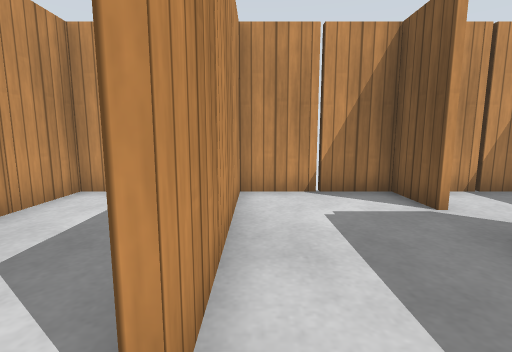
view 1 (above)

24 first-person views from a walk through a world built for the Gazebo simulator. The camera is 0.68 m above the floor, tilts 8° down and sees 85° across. The floor is counted in squares, 0.5 m on a side. Each view is taken from the middle of a square. On the plan, view 1 faces up. The plan holds only what a view shows up to about 13 squares ahead; the rest is blank. Gazebo's built-in surfaces are drawn with simple patterns.

view 2
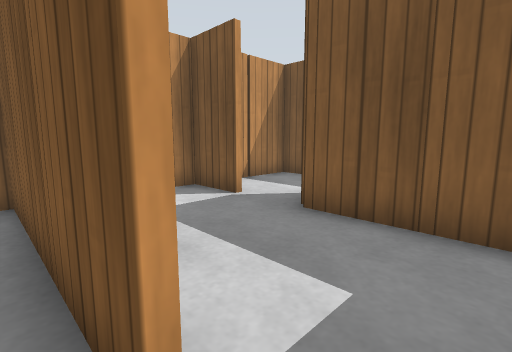

view 3
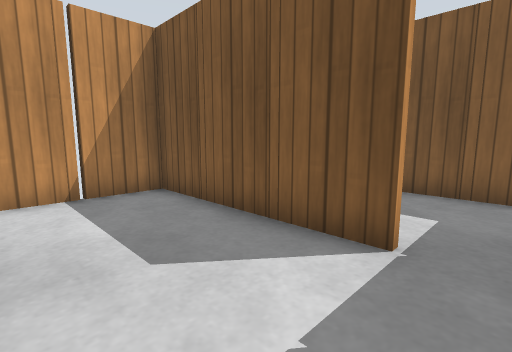

view 4
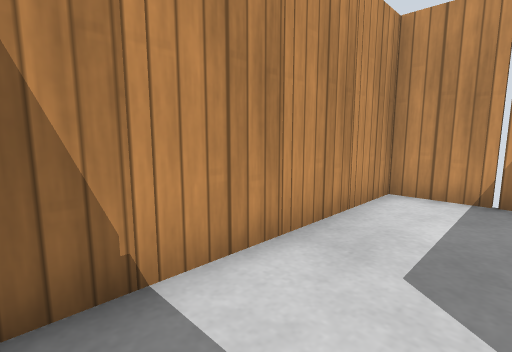

view 5
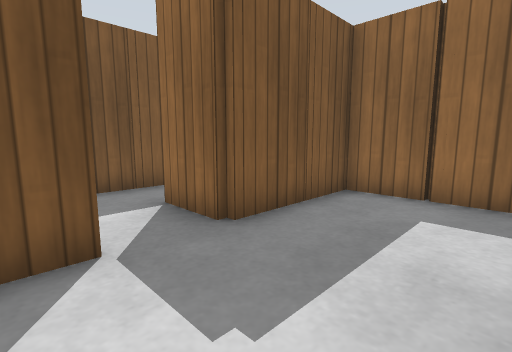

view 6
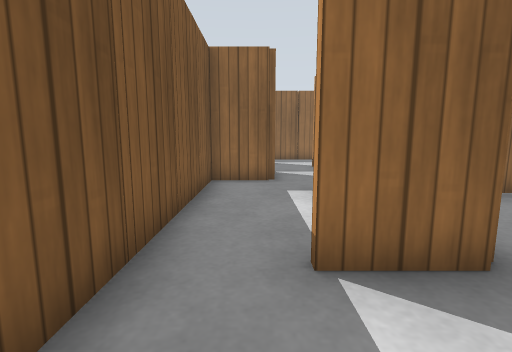

view 7
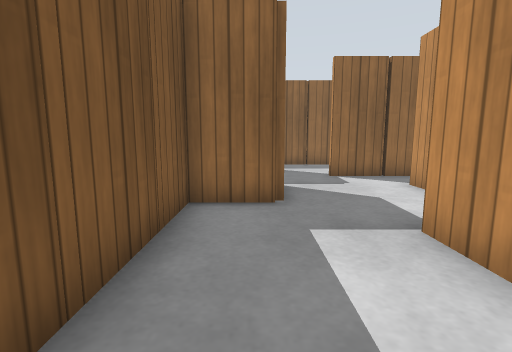

view 8
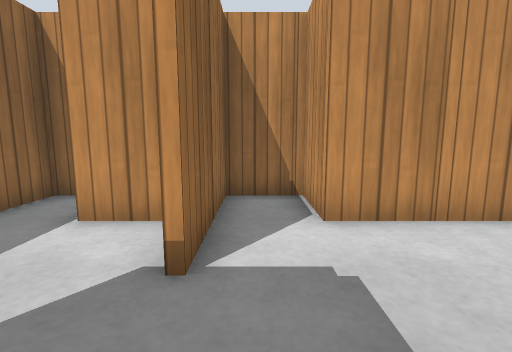

view 9
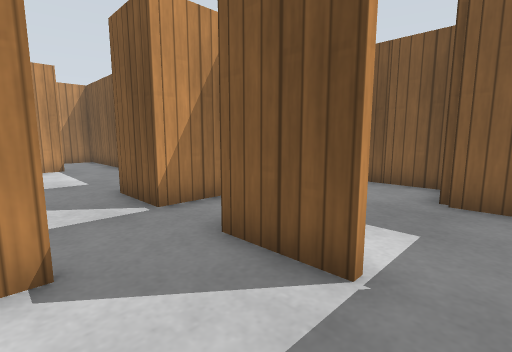

view 10
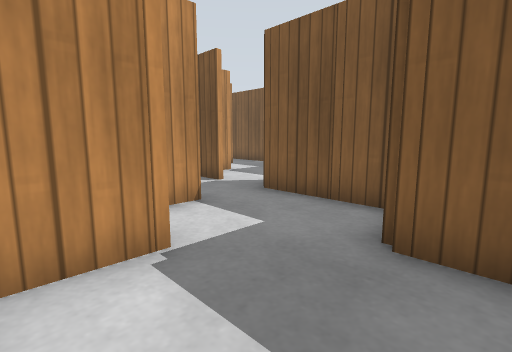

view 11
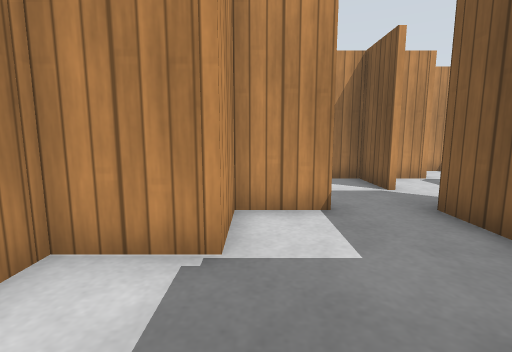

view 12
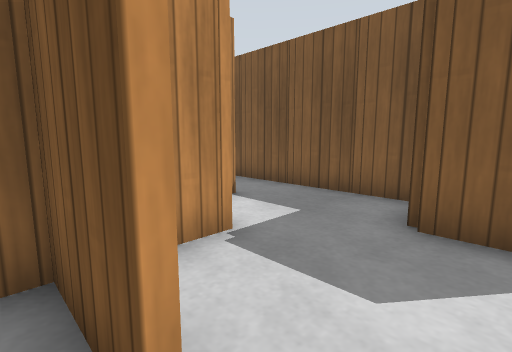

view 13
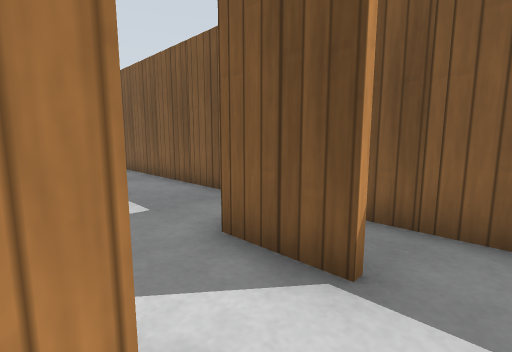

view 14
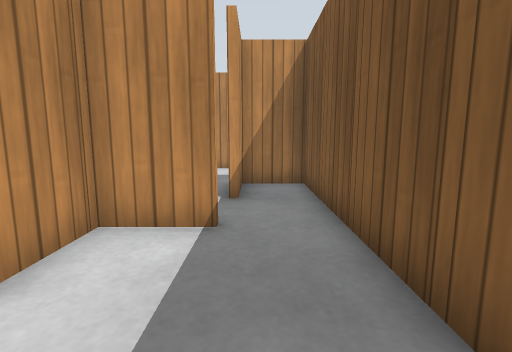

view 15
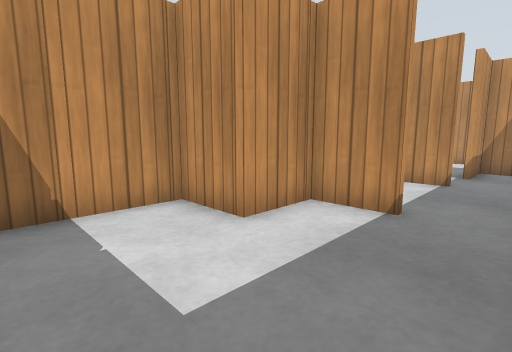

view 16
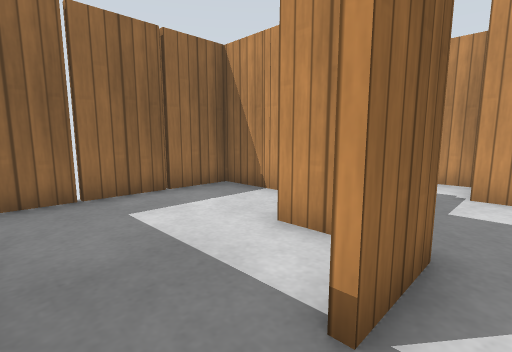

view 17
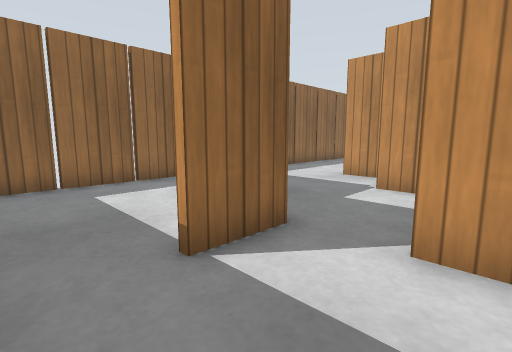

view 18
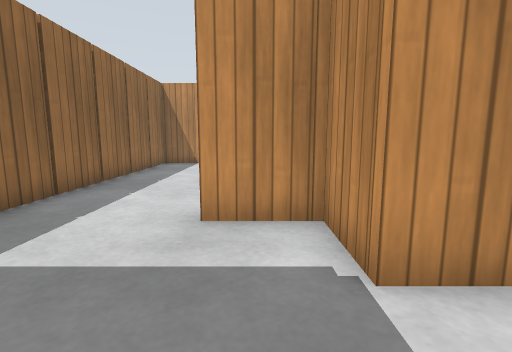

view 19
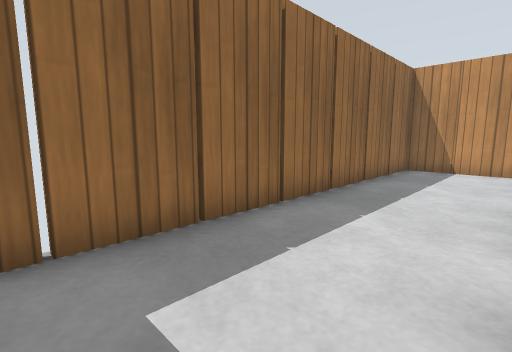

view 20
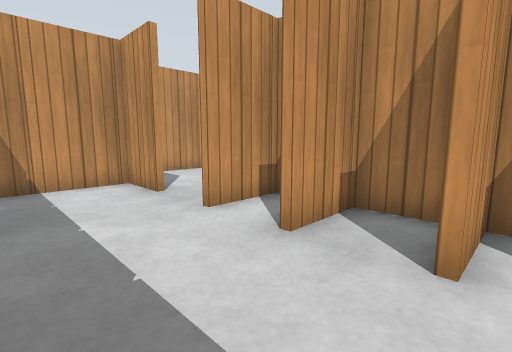

view 21
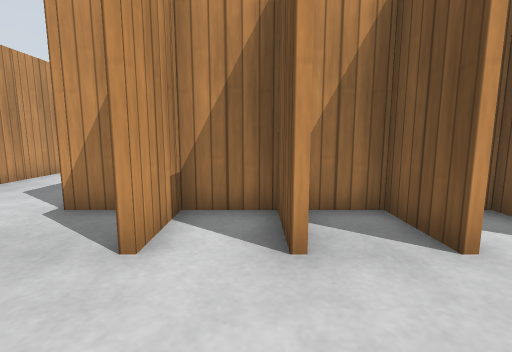

view 22
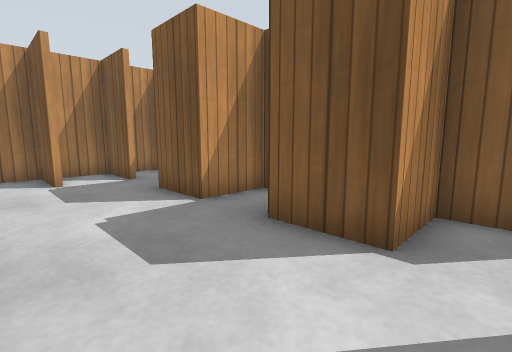

view 23
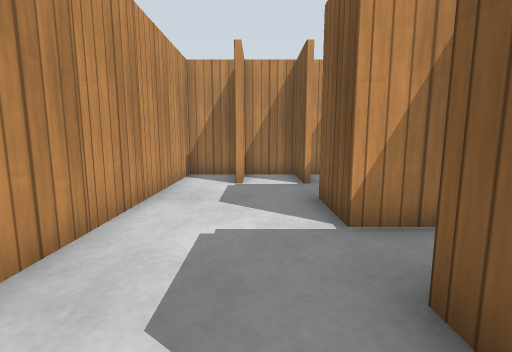

view 24
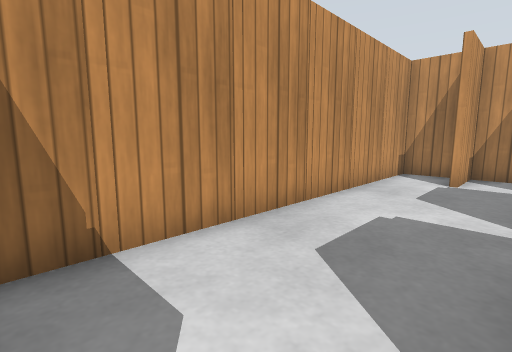

### Floor plan
Points are (right, up) in squares from view 1. A wall is a line through its corners. A room is listed if a view was taken in it or the views show most of it. See-through windows are left out.
Room 1 (views 1, 2, 3, 4, 5, 6, 7, 22, 23, 24)
walls: (3.6, 0.5) (3.6, -1); (2.4, -0.7) (3.4, -0.7) (3.4, 3); (1.6, -1.9) (1.6, -2.6); (6.4, -2.7) (7.4, -2.7) (7.4, 6.5); (1.6, -3.5) (1.6, -4.9); (5.4, -4.9) (5.4, -3); (4.4, 3.3) (5.5, 3.3); (5.5, 3.1) (4.6, 3.1); (-0.6, -3) (-0.6, -1.5); (-0.6, 1) (-0.6, 6.9) (-4.4, 6.9) (-4.4, 5.4); (0.6, -4.9) (-0.4, -4.9); (-0.4, 2.5) (-0.4, 1); (3.4, 5) (3.4, 6.9) (1.5, 6.9); (-2.4, -1.6) (-2.4, -3); (0.5, -6.9) (-0.6, -6.9) (-0.6, -5); (-2.6, -3) (-2.6, -1.5); (-0.4, 4.5) (-0.4, 3.4); (-0.4, -6.7) (0.6, -6.7); (-4.4, -1.5) (-4.4, -2.6); (-4.4, 0.5) (-4.4, 0); (-0.4, 6.4) (-0.4, 5.4); (7.5, 6.9) (5.5, 6.9); (-4.4, -3.5) (-4.4, -4.6); (-4.4, 2.5) (-4.4, 1.4); (-4.4, -5.5) (-4.4, -6.6); (-4.4, 4.5) (-4.4, 3.4); (0.5, -10.9) (-0.6, -10.9) (-0.6, -9); (-4.4, -7.5) (-4.4, -8.6); (-0.4, -10.7) (0.6, -10.7); (15.5, 1.1) (14.5, 1.1); (-4.4, -9.5) (-4.4, -10.6); (-0.5, -12.9) (-1.5, -12.9); (-4.4, -11.5) (-4.4, -12); (17.4, -2.2) (17.4, 6.1); (-2.4, -13.5) (-2.4, -14.6); (-2.4, -15.4) (-2.4, -16.7) (-0.4, -16.7)
ways out: opening at (-0.6, -15) to room 2; opening at (3, -4.7) to room 2; opening at (15, -1.3) to room 2
objects: wooden post (-5, -11); wooden post (-5, -9); wooden post (-5, -7); wooden post (-5, -5); wooden post (-5, -3); wooden post (-5, -1) to (-4, -1); wooden post (-5, 1); wooden post (-5, 3); wooden post (-5, 5); wooden post (-3, -15); wooden post (-3, -1); wooden post (-3, 7); wooden post (-2, -13); other object (-2, -1); wooden post (-1, -17); wooden post (-1, -1); wooden post (-1, 3); wooden post (-1, 5); wooden post (0, -9); wooden post (0, -5); wooden post (0, -1); wooden post (1, -3); wooden post (1, -1); wooden post (1, 7); wooden post (2, -1); wooden post (3, 1); wooden post (4, 3); wooden post (5, 7); wooden post (6, -3); wooden post (7, -1) to (8, -1); wooden post (7, 1); wooden post (7, 3); wooden post (18, -1); wooden post (18, 1); wooden post (18, 3); wooden post (18, 5)
Room 2 (views 8, 9, 10, 11, 12, 13, 14, 15, 16, 17, 18, 19, 20, 21)
walls: (9.6, -9.6) (9.6, -10.9) (8.5, -10.9); (9.4, -10) (9.4, -9.5); (11.4, -8.4) (11.4, -5); (7.6, -11.4) (7.6, -13); (11.6, -13) (11.6, -14.6); (13.5, -10.7) (15.5, -10.7); (13.6, -11.5) (13.6, -12.9) (12.5, -12.9); (13.6, -7.5) (13.6, -9); (5.6, -11.5) (5.6, -13); (5.4, -9) (5.4, -7); (7.6, -5.5) (7.6, -6.9) (6.4, -6.9); (9.5, -4.9) (8.4, -4.9); (5.4, -13) (5.4, -11.5); (15.5, -10.9) (14.5, -10.9); (11.6, -15.4) (11.6, -16.7) (16.9, -16.7); (6.5, -4.9) (5.4, -4.9); (15.5, -6.9) (14.5, -6.9); (3.6, -11.5) (3.6, -13); (11.4, -3) (11.4, -1.5); (3.5, -6.9) (3, -6.9); (3.4, -13) (3.4, -11.5); (15.4, -5) (15.4, -3); (17.4, -8.6) (17.4, -2.9) (16.4, -2.9); (2.5, -6.7) (3.5, -6.7); (15.6, -3.6) (15.6, -5); (1.6, -11.5) (1.6, -13); (1.6, -7.5) (1.6, -9); (13.6, -0.9) (12.6, -0.9); (1.6, -4.9) (0.6, -4.9); (-0.4, -10.1) (-0.4, -10.7); (-0.4, -4.9) (-0.4, -6.7); (-0.4, -16.7) (10, -16.7)
low walls: (13.5, -4.9) (12.9, -4.9)
ways out: opening at (-0.6, -15) to room 1; opening at (3, -4.7) to room 1; opening at (15, -1.3) to room 1
objects: wooden post (1, -17); wooden post (1, -11); wooden post (1, -7); wooden post (2, -11); wooden post (2, -7); wooden post (3, -17); wooden post (3, -11); wooden post (4, -11); wooden post (5, -17); wooden post (5, -11); wooden post (6, -11); wooden post (6, -7); wooden post (7, -17); wooden post (7, -11); wooden post (8, -11); wooden post (8, -5); wooden post (9, -17); wooden post (10, -9); wooden post (11, -15); wooden post (11, -7) to (12, -7); wooden post (11, -1); wooden post (12, -13); wooden post (12, -5); wooden post (12, -1); wooden post (13, -17); wooden post (14, -11); wooden post (14, -7); wooden post (15, -17); wooden post (16, -3); wooden post (18, -9); wooden post (18, -7); wooden post (18, -5)

Where each view was taken, in squares from view 1:
view 1: 0 up, 0 right, facing up
view 2: 0 up, 1 left, facing up-right
view 3: 0 up, 4 left, facing up-right
view 4: 0 up, 2 left, facing up-left
view 5: 6 up, 0 right, facing down-right
view 6: 6 up, 6 right, facing down
view 7: 3 up, 6 right, facing down
view 8: 6 down, 6 right, facing left
view 9: 10 down, 3 right, facing up-right
view 10: 10 down, 6 right, facing up-right
view 11: 10 down, 8 right, facing up
view 12: 4 down, 11 right, facing up-right
view 13: 6 down, 13 right, facing up-right
view 14: 11 down, 16 right, facing up
view 15: 16 down, 17 right, facing up-left
view 16: 10 down, 17 right, facing down-left
view 17: 8 down, 17 right, facing down-left
view 18: 12 down, 12 right, facing left
view 19: 13 down, 10 right, facing down-left
view 20: 16 down, 6 right, facing up-left
view 21: 16 down, 3 right, facing up
view 22: 12 down, 4 left, facing up-right
view 23: 11 down, 2 left, facing up
view 24: 12 down, 1 left, facing up-left
